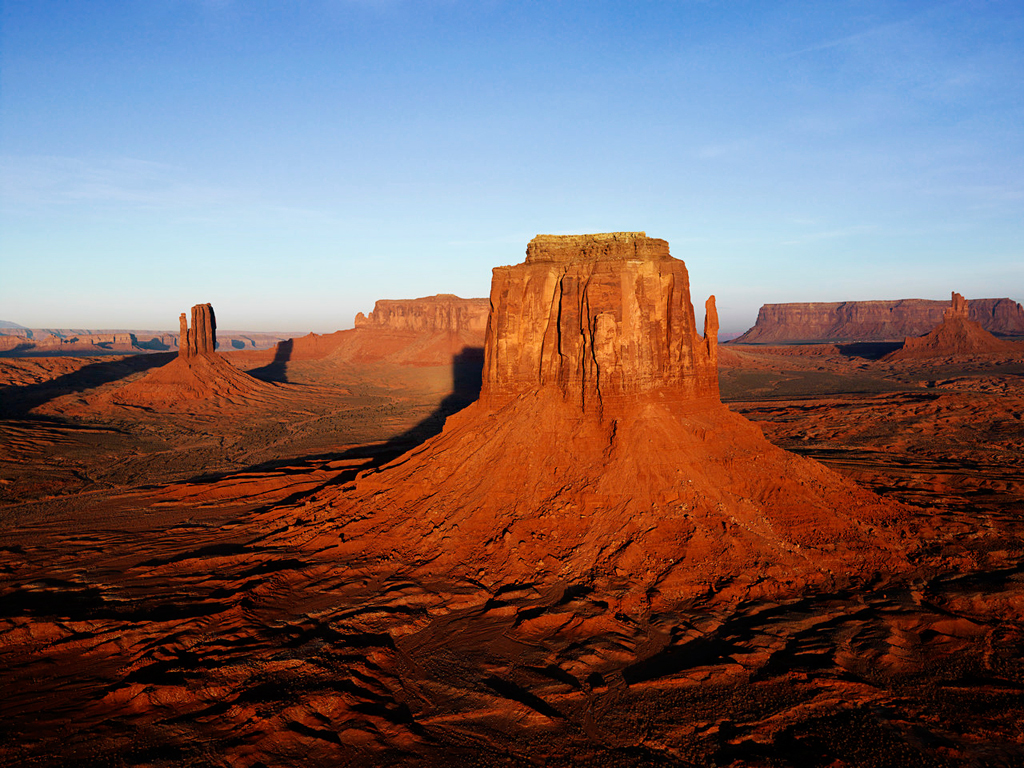
%> input picture 6th_sem/souptik_codes/matlabprograms/practice/Desert.jpg, 1024 x 768 px
$ octave pracimageborder.m   (GNU Octave 9; MATLAB toolbox functions it lacks are replaced by stand-ins)
%> lines starting %> are read from the running program, lines starting %| are printed output that depends on the picture
clc;
close all;
clear all;


img1=input('Enter Image ','s');
%> the answer given: Desert.jpg
x=imread(img1);
%> x is the input picture: size 768x1024x3 uint8; mean R, G, B 119.4, 99.2, 100.1
[r,c,d]=size(x);
%> r = 768; c = 1024; d = 3

x(1:15,1:c,:)=0;
x(r-14:r,1:c,:)=0;
x(1:r,1:15,:)=0;
x(1:r,c-14:c,:)=0;
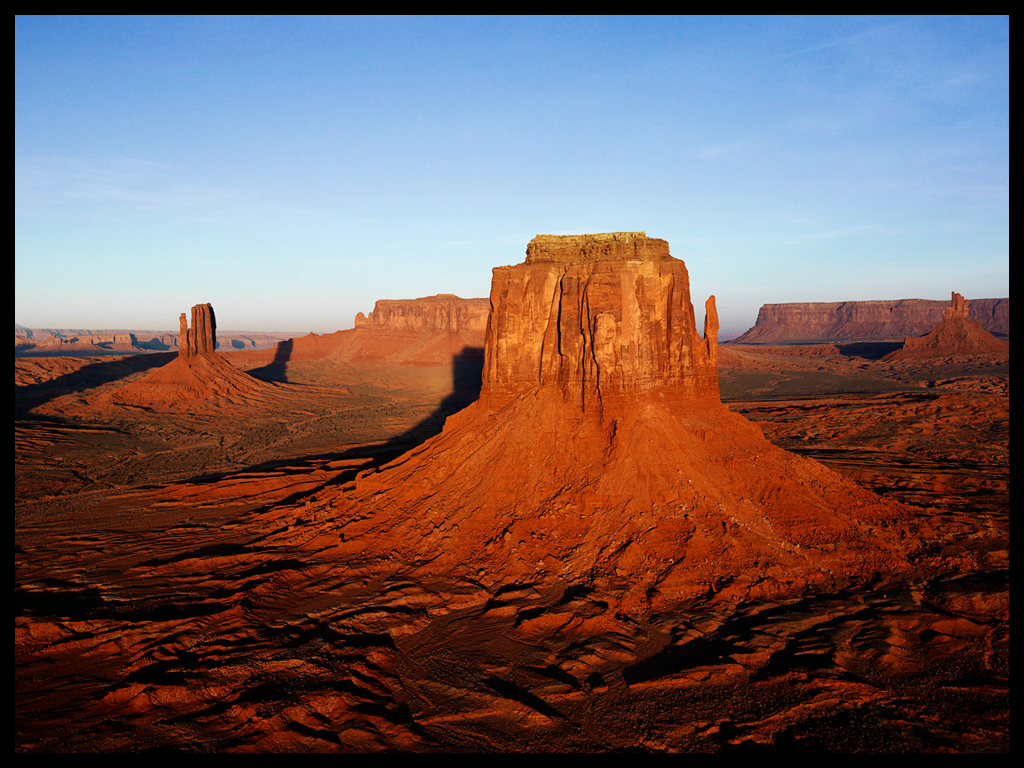
%> x: size 768x1024x3 uint8; mean R, G, B 114.5, 93.6, 93
tx=3;
ty=3;
r1=1;
c1=1;
for i=1:tx
    y(1:r,c1:i*c,:)=x(1:r,1:c,:);
    c1=i*c+1;
end
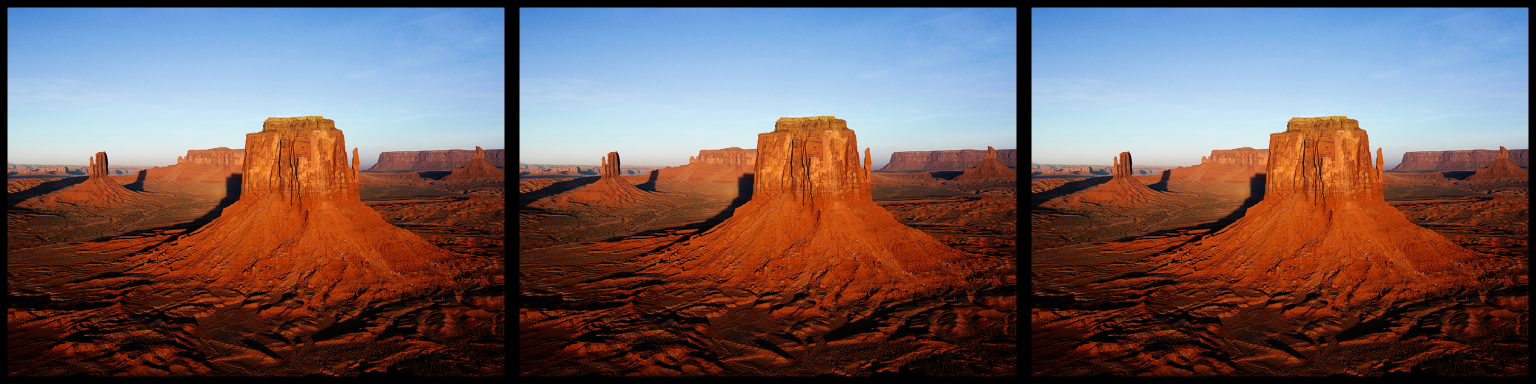
%> y: size 768x3072x3 uint8 (shown at 1/2 size); mean R, G, B 114.5, 93.6, 93
[r,c,d]=size(y);
%> c = 3072
for i=1:ty
    y1(r1:i*r,1:c,:)=y(1:r,1:c,:);
    r1=i*r+1;
end
[r,c,d]=size(y1);
%> r = 2304
y1(1:30,1:c,:)=0;
y1(r-29:r,1:c,:)=0;
y1(1:r,1:30,:)=0;
y1(1:r,c-29:c,:)=0;
imshow(y1);
